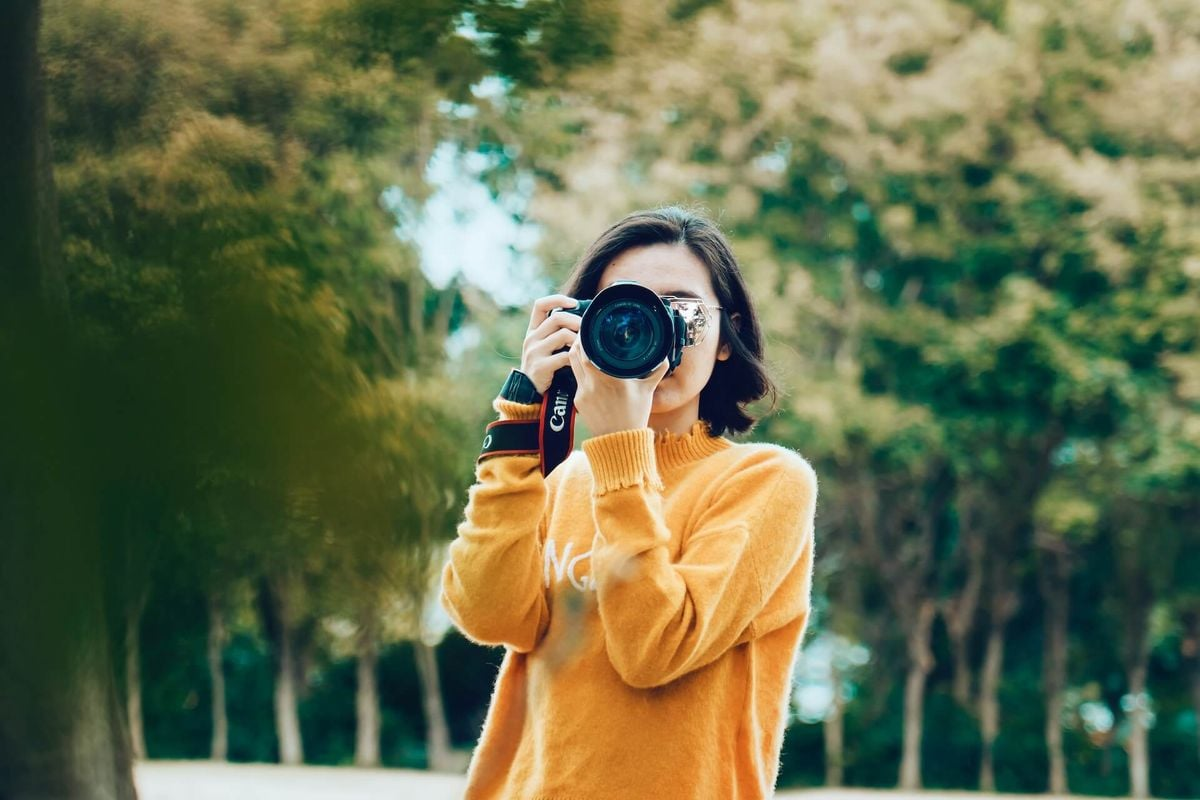
#> input picture class_2_edge_detection/playground/colorimg.jpg, 1200 x 800 px
$ jupyter execute apply_filters.ipynb
#> lines starting #> are read from the running program, lines starting #| are printed output that depends on the picture
[cell 1]
import cv2
import numpy as np
image = cv2.imread('./colorimg.jpg')
#> image is the input picture: shape (800, 1200, 3); mean B, G, R 75.7, 108.2, 100.7

[cell 2]
gray_img = cv2.cvtColor(image, cv2.COLOR_BGR2GRAY)
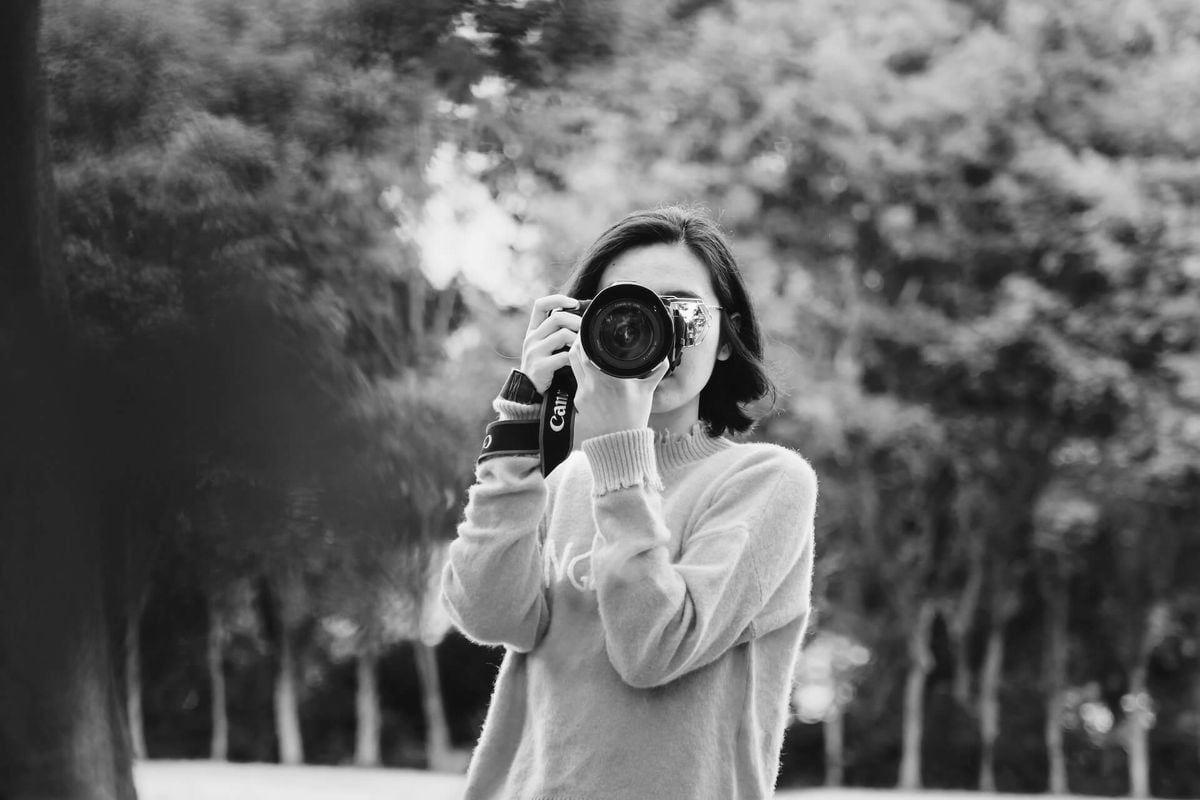
#> gray_img: shape (800, 1200); min 0, max 255, mean 102.3
gray_img.shape
#> Out = (800, 1200)

[cell 3]
sobel_vertical = np.array([[-1, 0, 1],
                           [-2, 0, 2],
                           [-1, 0, 1]])
sobel_vertical

[cell 4]
#Convolve
rows, cols = gray_img.shape
#> rows = 800; cols = 1200
output_matrix = np.zeros((rows-3+1, cols-3+1))
for i in range(1, rows-1):
    for j in range(1, cols-1):
        region = image[i-1:i+2, j-1:j+2]
        output_matrix[i-1, j-1] = np.sum(region * sobel_vertical)
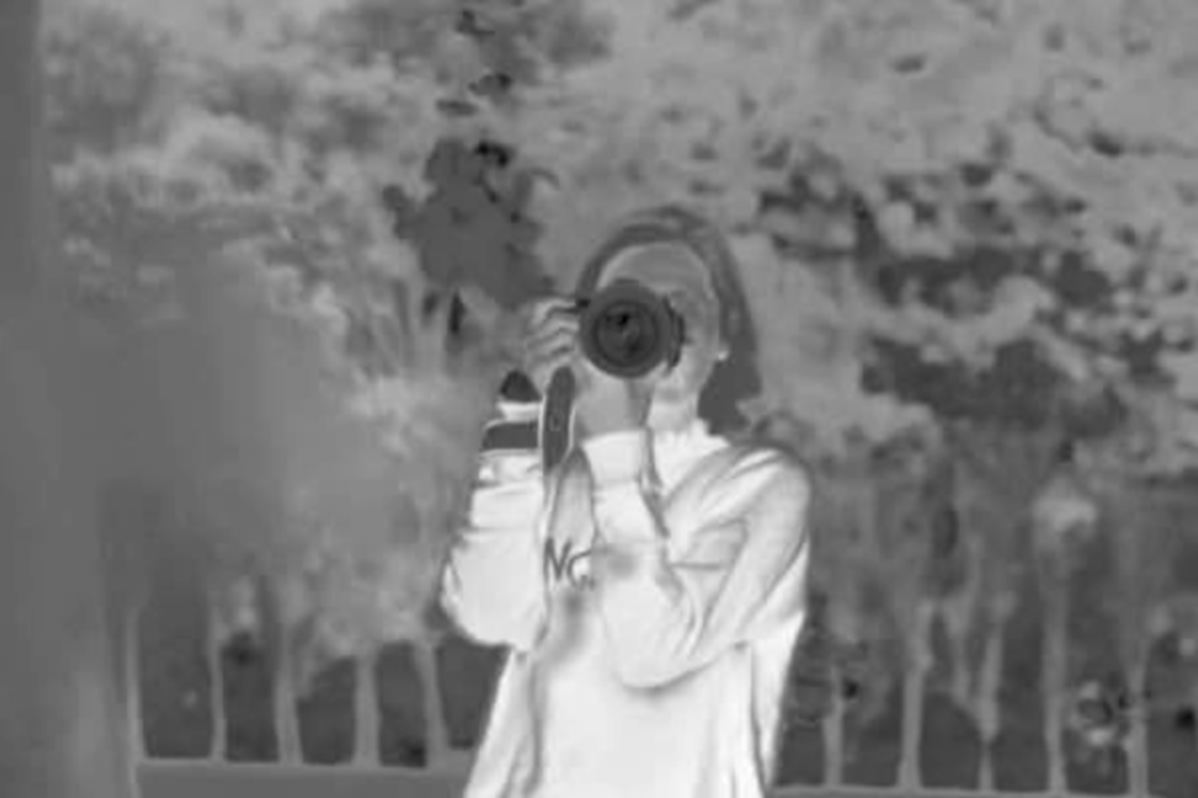
#> output_matrix: shape (798, 1198) float64; min -1645, max 2336, mean 300.5; drawn with min black and max white
output_matrix
